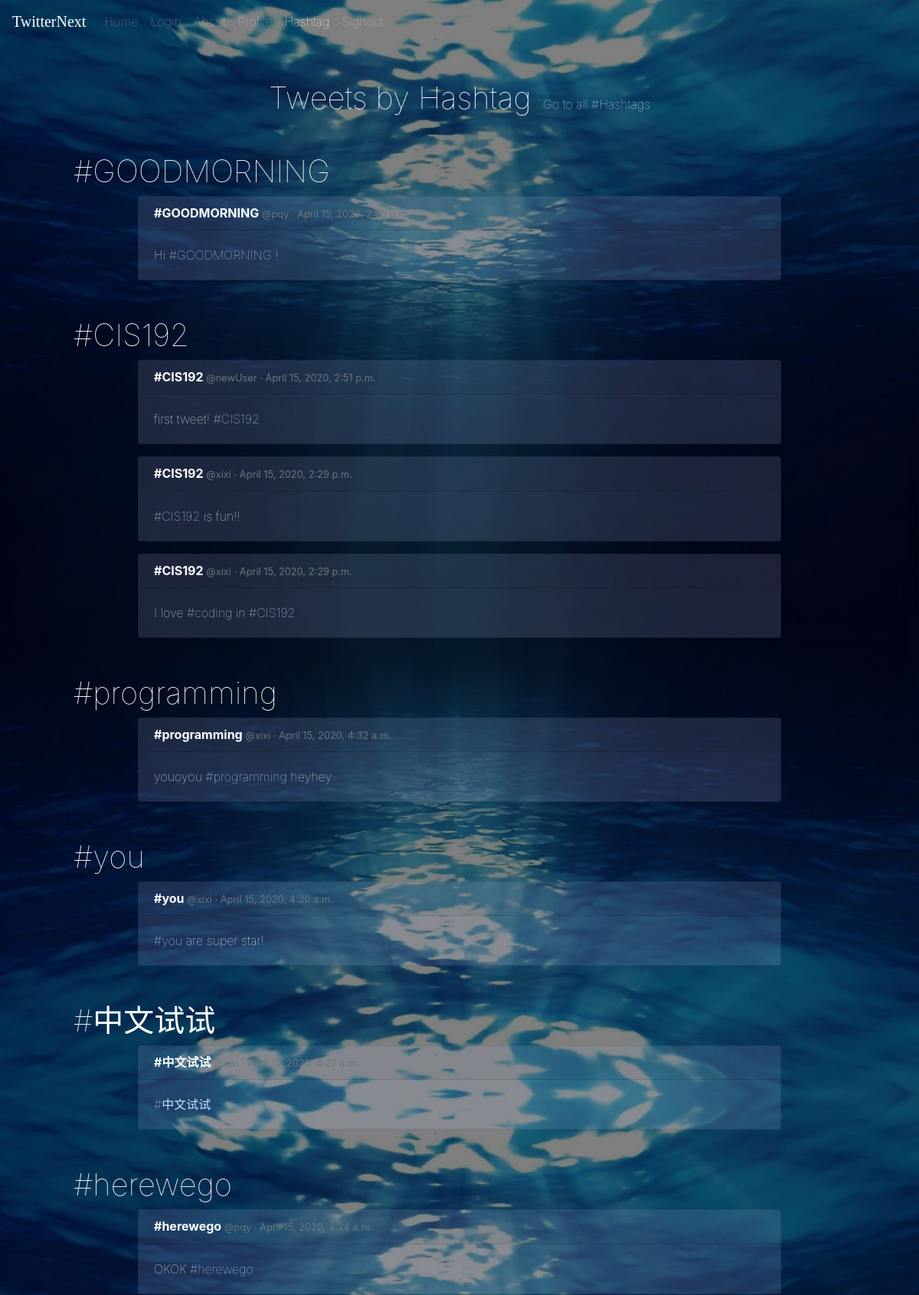
Screenshot of /hashtag/ (upper part) with the database file from the repository.
### core/models.py (models this page shows, shortened)
class Hashtag(models.Model):
    name = models.CharField(unique=True, max_length=200, primary_key=True)
    tweeted = models.ManyToManyField(Tweet, related_name='tweeted')

class Tweet(models.Model):
    body = models.CharField(max_length=280)
    created_at = models.DateTimeField(auto_now=True)
    author = models.ForeignKey(User, on_delete=models.DO_NOTHING)
    likes = models.ManyToManyField(User, related_name='likes')
    parsed = models.ManyToManyField('TextPair')

class TextPair(models.Model):
    text = models.CharField(max_length=280)
    isHash = models.BooleanField()
    belongTo = models.ForeignKey('Tweet', on_delete=models.CASCADE, null=True)

### core/views.py (the view)
# urls.py: path('hashtag/', hashtag, name='hashtag'),
def hashtag(request):
    name = request.GET.get('name', '')
    if name is '':
        hashtags = Hashtag.objects.all()
        return render(request, "hashtag.html", {"hashtags": hashtags})
    else:
        wantName = '#' + name
        hashtags = Hashtag.objects.filter(name=wantName)
        if hashtags.exists():
            return render(request, "hashtag.html", {"hashtags": hashtags})

### core/templates/hashtag.html (shortened to what this page needs)
<!DOCTYPE html>
<html lang="en">
<head>
  {% load static %}
  <link rel="stylesheet" type="text/css" href="{% static 'new.css' %}">
  <link rel="stylesheet" href="https://stackpath.bootstrapcdn.com/bootstrap/4.4.1/css/bootstrap.min.css"
 />
</head>
<body class="hashtagBkg">
  <nav class="navbar navbar-expand-lg navbar-dark bg-transparent">
    <a class="navbar-brand active" href="/home">TwitterNext</a>
    <div class="collapse navbar-collapse" id="navbarSupportedContent">
      <ul class="navbar-nav mr-auto">
        <li class="nav-item">
          <a class="nav-link" href="/home">Home</a>
        </li>
        <li class="nav-item">
          <a class="nav-link" href="/login">Login</a>
        </li>
        <li class="nav-item">
          <a class="nav-link" href="/about">About</a>
        </li>
        <li class="nav-item">
          <a class="nav-link" href="/profile">Profile</a>
        </li>
        <li class="nav-item active">
          <a class="nav-link" href="/hashtagAll">Hashtag</a>
        </li>
        <li class="nav-item">
          <a class="nav-link" href="/signout">Signout</a>
        </li>
      </ul>
    </div>
  </nav>
  <h1 class="text-center mt-5">Tweets by Hashtag
    <a class="text-center ml-1 h6" href="/hashtagAll" type="hashtag">Go to all #Hashtags</a>
  </h1>
  {% for hashtag in hashtags reversed%}
  <h1 class="ml-5 pl-5 mt-5"> {{hashtag.name}} </h1>
  {% for tweet in hashtag.tweeted.all reversed %}
  <div class="card mx-auto text-white mb-3" style="width: 70%;">
    <h6 class="card-header font-weight-light mb-0 align-text-bottom">
      <b class="font-weight-bold">{{hashtag.name}} </b>
      <small class="text-muted"> @{{tweet.author}} · {{tweet.created_at}}
        <div class="clearfix"></div></small>
    </h6>
    <div class="card-body">
      <p class="card-text">
        {% for element in tweet.parsed.all %}
        {% if element.isHash %}
        <a href="/hashtag?name={{element.text|slice:'1:'}}" type="hashtag">{{element.text}}</a>
        {% else %}
        {{element.text}}
        {% endif %}
        {%endfor%}
    </div>
  </div>
  {%endfor%}
  {%endfor%}
</body>
</html>

### core/static/new.css (style rules this page uses)
.hashtagBkg { background-image: url("water.jpg"); background-size: 100%; background-repeat: repeat; background-color: black; }
h1 { color: white !important; opacity: 100%; font-weight: 100 !important; }
p { color: white !important; opacity: 100%; font-weight: 100 !important; }
small { text-align: right; }
a[type="hashtag"] { color: rgb(194, 226, 255) !important; font-weight: 100; }
a { font-weight: 100 !important; }
.card { background-color: rgba(194, 208, 255, 0.15) !important; }
a.navbar-brand { font-family: 'Megrim', cursive !important; font-stretch: narrower !important; }

### rows the page displays
Tweet: author "pqy", created_at "April 15, 2020, 2:50 p.m."
TextPair: text "Hi"
TextPair: text "#GOODMORNING"
TextPair: text "!"
Tweet: author "newUser", created_at "April 15, 2020, 2:51 p.m."
TextPair: text "first tweet!"
TextPair: text "#CIS192"
Tweet: author "xixi", created_at "April 15, 2020, 2:29 p.m."
TextPair: text "#CIS192"
TextPair: text "is fun!!"
Tweet: author "xixi", created_at "April 15, 2020, 2:29 p.m."
TextPair: text "I love"
TextPair: text "#coding"
TextPair: text "in"
TextPair: text "#CIS192"
Tweet: author "xixi", created_at "April 15, 2020, 4:32 a.m."
TextPair: text "youoyou"
TextPair: text "#programming"
TextPair: text "heyhey"
Tweet: author "xixi", created_at "April 15, 2020, 4:30 a.m."
TextPair: text "#you"
TextPair: text "are super star!"
Tweet: author "xixi", created_at "April 15, 2020, 4:27 a.m."
TextPair: text "#中文试试"
Tweet: author "pqy", created_at "April 15, 2020, 4:24 a.m."
TextPair: text "OKOK"
TextPair: text "#herewego"
